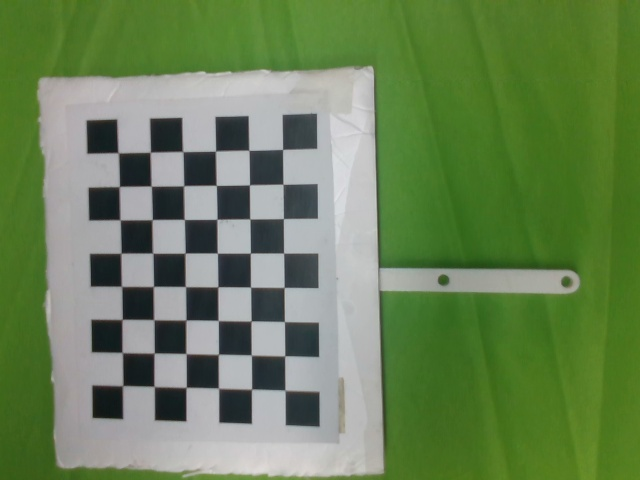
#> input picture realSceneApi/calibration/bak/calibration/flexiv/0.jpg, 640 x 480 px; its folder holds 4 pictures in this run
$ python flexiv_to_franka.py
#> lines starting #> are read from the running program, lines starting #| are printed output that depends on the picture; after the words box and inside, x2 and y2 are one past the last pixel; in counts of white or black regions, pixels touching at a corner belong together
import cv2
import numpy as np
import glob


# [14 lines left out: functions rodrigues_trans2tr, rodrigues_trans2trmat, not called in this run]

class cabliration:
    def __init__(self,cornersize,objsize,criteria,robot_flag):
        self.cornersize=cornersize
        self.objsize=objsize
        self.objp=np.zeros((cornersize[0]*cornersize[1],3),np.float32)
        self.objp[:,:2]=np.mgrid[0:cornersize[0],0:cornersize[1]].T.reshape(-1,2)*objsize
        self.worldp=[]
        self.imgpoints=[]
        self.criteria=criteria
        self.tcp_r=[]
        self.tcp_t=[]
        self.robot_flag=robot_flag

    def init(self,imagepath):
        self.images=glob.glob(imagepath)

    def findcornerSubP(self):
        for fname in self.images:  #对所有图像进行处理
            img=cv2.imread(fname)
#> img is the input picture: shape (480, 640, 3); mean B, G, R 85.9, 129.9, 105.1
            cv2.imshow('findCorners',img)
            cv2.waitKey(1)
            self.gray=cv2.cvtColor(img,cv2.COLOR_BGR2GRAY)
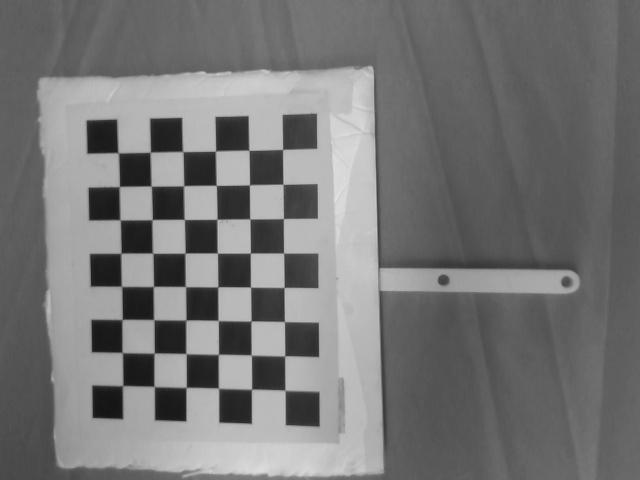
#> self.gray: shape (480, 640); min 19, max 225, mean 117.4

            ret,corners=cv2.findChessboardCorners(img,self.cornersize,None,cv2.CALIB_CB_ADAPTIVE_THRESH)
#> ret = True; corners = 48 rows, first 8: [282.6, 149.5], [282.9, 184.3], [283.5, 218.6], [283.6, 253], [284.1, 287.4], [284.3, 321.5], [284.7, 355.8], [284.8, 389.9]

            if ret==True:
                cv2.cornerSubPix(self.gray,corners,(5,5),(-1,-1),self.criteria)
                self.worldp.append(self.objp)
                self.imgpoints.append(corners)
                cv2.drawChessboardCorners(img,self.cornersize,corners,ret)
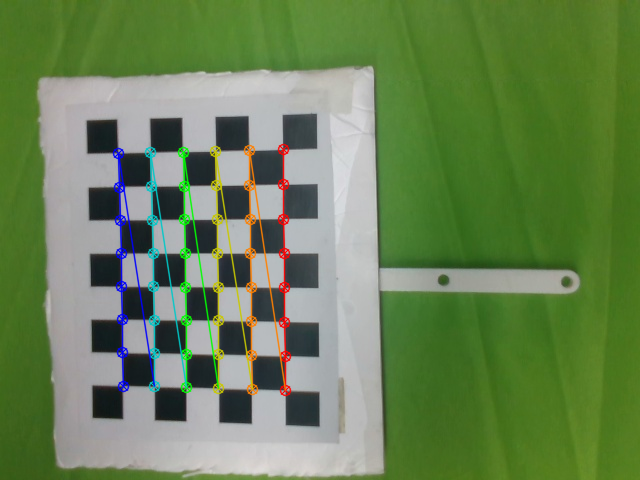
#> img: shape (480, 640, 3); 3.72% of pixels changed, all inside (x1, y1, x2, y2) = (112, 143, 292, 397)
                cv2.imshow('findCorners',img)
                if cv2.waitKey(0)==ord('q'):
#> (key q is pressed here)
                    cv2.destroyAllWindows()
                    continue
#> pass 2 of the loop in findcornerSubP, `for fname in self.images:`:
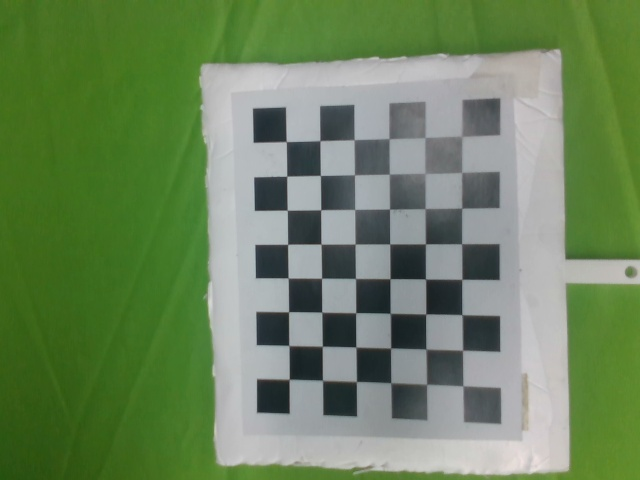
#> input picture realSceneApi/calibration/bak/calibration/flexiv/1.jpg, 640 x 480 px
#> in findcornerSubP, img is the input picture: shape (480, 640, 3); mean B, G, R 92.3, 132.3, 107.5
#> in findcornerSubP, `self.gray=cv2.cvtColor(img,cv2.COLOR_BGR2GRAY)`:
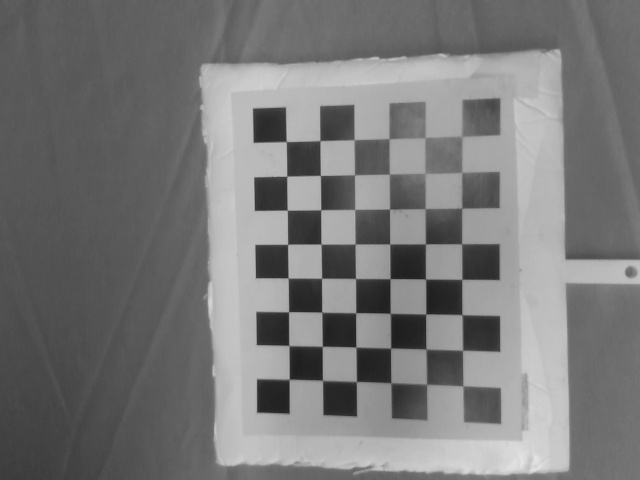
#> self.gray: shape (480, 640); min 29, max 229, mean 120.3
#> corners = 48 rows, first 8: [461.5, 136.6], [461.7, 172.6], [461.8, 208.2], [461.5, 243.7], [461.9, 279.3], [461.8, 314.6], [462.6, 350.1], [462.9, 385.7]
#> in findcornerSubP, `cv2.drawChessboardCorners(img,self.cornersize,corners,ret)`:
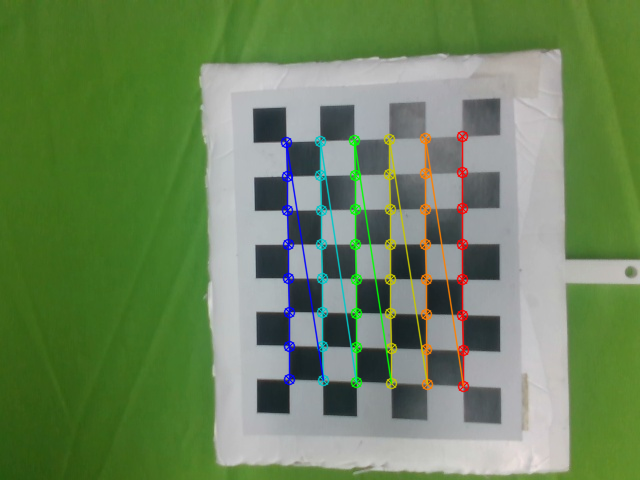
#> img: shape (480, 640, 3); 3.8% of pixels changed, all inside (x1, y1, x2, y2) = (280, 130, 470, 393)
#> (key Esc is pressed here)
#> pass 3 of the loop in findcornerSubP, `for fname in self.images:`:
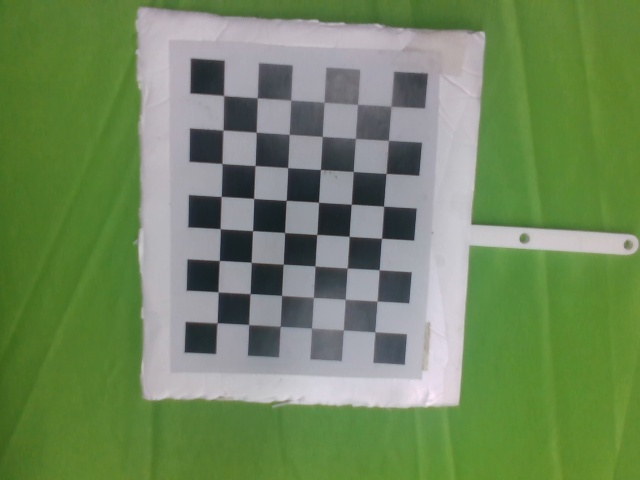
#> input picture realSceneApi/calibration/bak/calibration/flexiv/2.jpg, 640 x 480 px
#> in findcornerSubP, img is the input picture: shape (480, 640, 3); mean B, G, R 93.6, 135.6, 112.2
#> in findcornerSubP, `self.gray=cv2.cvtColor(img,cv2.COLOR_BGR2GRAY)`:
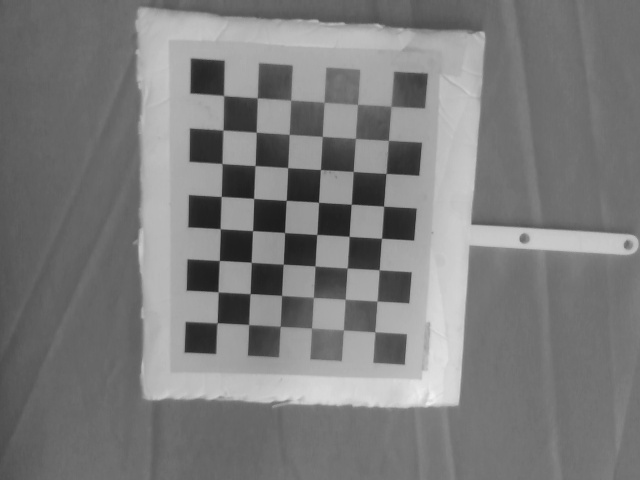
#> self.gray: shape (480, 640); min 27, max 242, mean 123.8
#> corners = 48 rows, first 8: [217.3, 322.6], [218.1, 291.8], [219.4, 260.4], [220.2, 228.6], [221.3, 196.4], [221.9, 163.5], [223, 130.1], [223.5, 95.5]
#> in findcornerSubP, `cv2.drawChessboardCorners(img,self.cornersize,corners,ret)`:
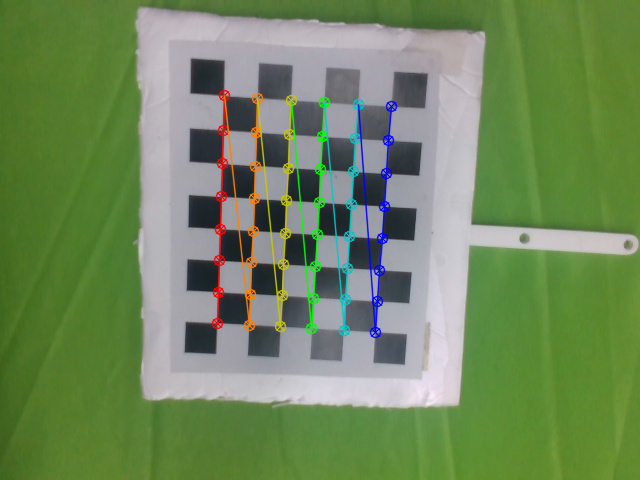
#> img: shape (480, 640, 3); 3.63% of pixels changed, all inside (x1, y1, x2, y2) = (211, 89, 398, 339)
#> the loop made 4 passes; the first 3 are shown

    def cal_END2CAM(self):
        self.ret,self.mtx,self.dist,self.rvecs,self.tvecs=cv2.calibrateCamera(self.worldp,
                                                                              self.imgpoints,
                                                                              self.gray.shape[::-1],
                                                                              None,None)

    def cal_project_error(self):
        total_error=0
        for i in range(len(self.worldp)):
            imgpoints2,_=cv2.projectPoints(self.worldp[i],self.rvecs[i],self.tvecs[i],self.mtx,self.dist)
            error=cv2.norm(self.imgpoints[i],imgpoints2,cv2.NORM_L2)/len(imgpoints2)
            total_error+=error
        return total_error/len(self.worldp)

    def get_tcp_fromNPY(self,robot_flag):
#> called with robot_flag = 'flexiv'
        for i in range(len(self.rvecs)):
            if(robot_flag=="flexiv"):
                self.tcp_r.append(np.load('./flexiv/r_{}.npy'.format(i)))
                self.tcp_t.append(np.load('./flexiv/t_{}.npy'.format(i)))
            if(robot_flag=="franka"):
                temp=np.load('./franka/H_{}.npy'.format(i))
                r=temp[:3,:3]
                t=temp[:3,3]
                #print(r)
                #print(t)
                self.tcp_r.append(temp[:3,:3])
                self.tcp_t.append(temp[:3,3])


    # [18 lines left out: function cal_eye_handM, not called in this run]


def cal_robot_cablibration(criteria,robot_flag):
    cab=cabliration((8,6),0.015,criteria,robot_flag)
    cab.init("./"+robot_flag+"/*.jpg")
    cab.findcornerSubP()
    cab.cal_END2CAM()
    error=cab.cal_project_error()
    print("error is:::",error)
    cab.get_tcp_fromNPY(robot_flag)
    franka_hand_to_eye_mat=cab.cal_eye_handM(robot_flag)
    #print(franka_hand_to_eye_mat)
    return franka_hand_to_eye_mat,cab.rvecs,cab.tvecs,cab.tcp_r,cab.tcp_t

# [56 lines left out: functions cal_C2GH_vector, cal_W2EH_vector, base2base, cal_franka_to_flexiv, not called in this run]

if __name__=="__main__":
    criteria=(cv2.TERM_CRITERIA_EPS+cv2.TERM_CRITERIA_MAX_ITER,30,0.001)
#> (the run stopped early here; a loop or call above may not have finished)
